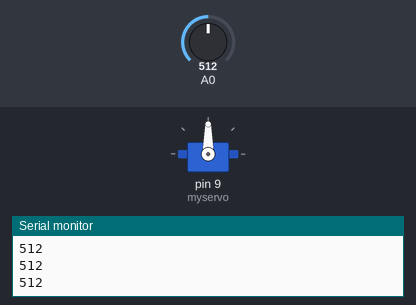
A sketch run on a simulated Arduino Uno, built with avr-gcc and run on an emulated ATmega328P. Shown: servo, the last lines printed to the serial monitor. The test bench sets the inputs (shaded band); at power-on: A0 = 512.

Above: at 1.2 s.
1.3 s: A0 set to 716
At 2.0 s:
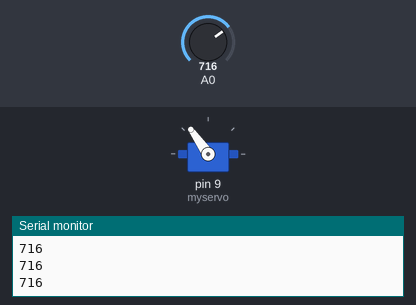
2.8 s: A0 set to 900
At 4.0 s:
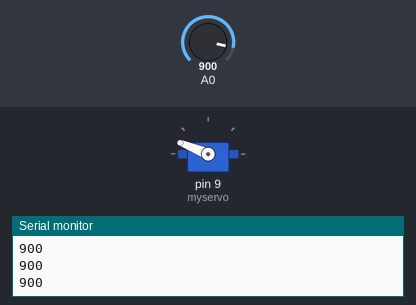
4.3 s: A0 set to 1023
At 5.5 s:
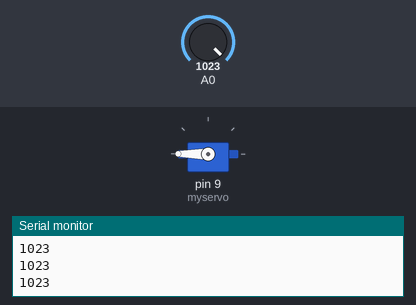
5.8 s: A0 set to 306
At 6.7 s:
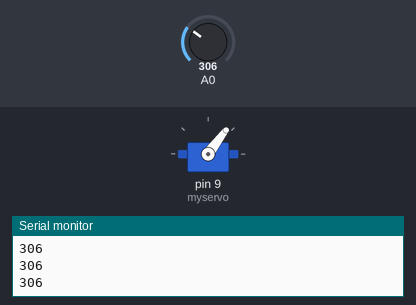
7.3 s: A0 set to 122
At 7.6 s:
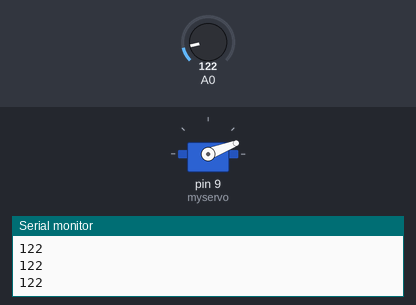
8.8 s: A0 set to 0
At 10.3 s:
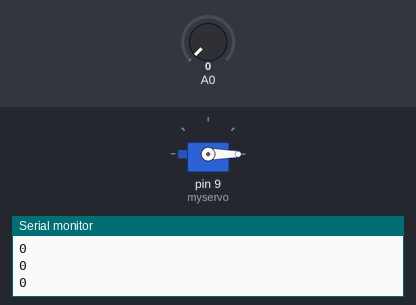
Timing chart, 0 to 11.3 s (numbered marks = the images above; inputs shaded):
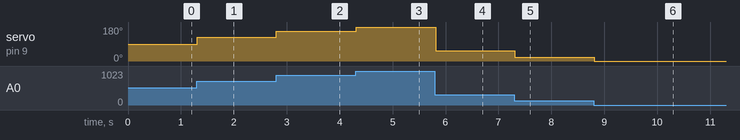

The sketch:

servomoter.ino
```cpp
#include <Servo.h>

Servo myservo;
void setup() {
  // put your setup code here, to run once:
  myservo.attach(9);
  Serial.begin(9600);
}

void loop() {
  // put your main code here, to run repeatedly:
  int val = analogRead(A0);
  Serial.println(val);
  int rad = map(val,0,1023,0,180);
  myservo.write(rad);
  delay(15);
}
```

Measured:
- after the input at 1.3 s, servo on pin 9 (myservo): 90° → 125° at once
- after the input at 2.8 s, servo on pin 9 (myservo): 125° → 158° at once
- after the input at 4.3 s, servo on pin 9 (myservo): 158° → 180° at once
- after the input at 5.8 s, servo on pin 9 (myservo): 180° → 53° at once
- after the input at 7.3 s, servo on pin 9 (myservo): 53° → 21° at once
- after the input at 8.8 s, servo on pin 9 (myservo): 21° → 0° at once
